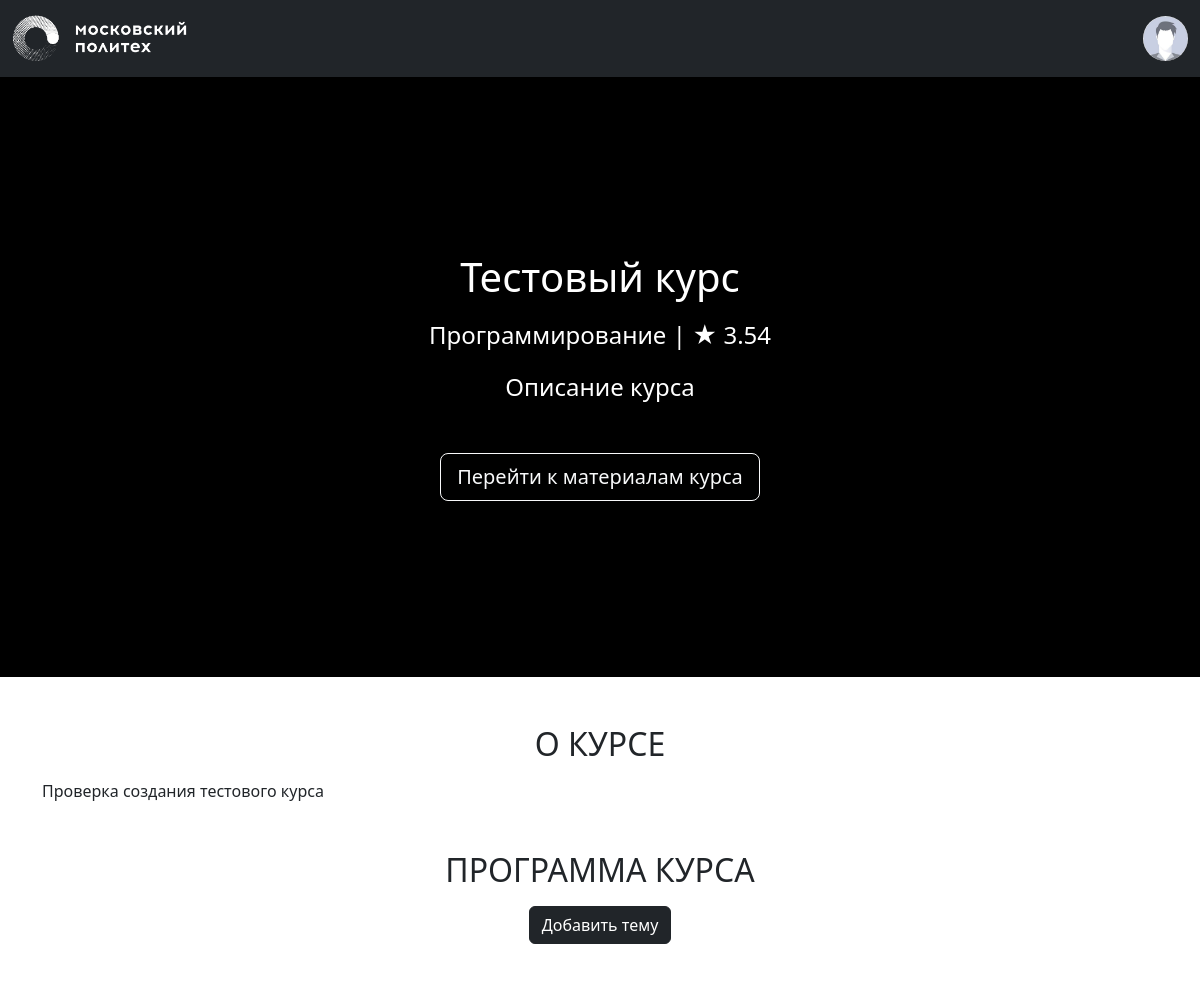
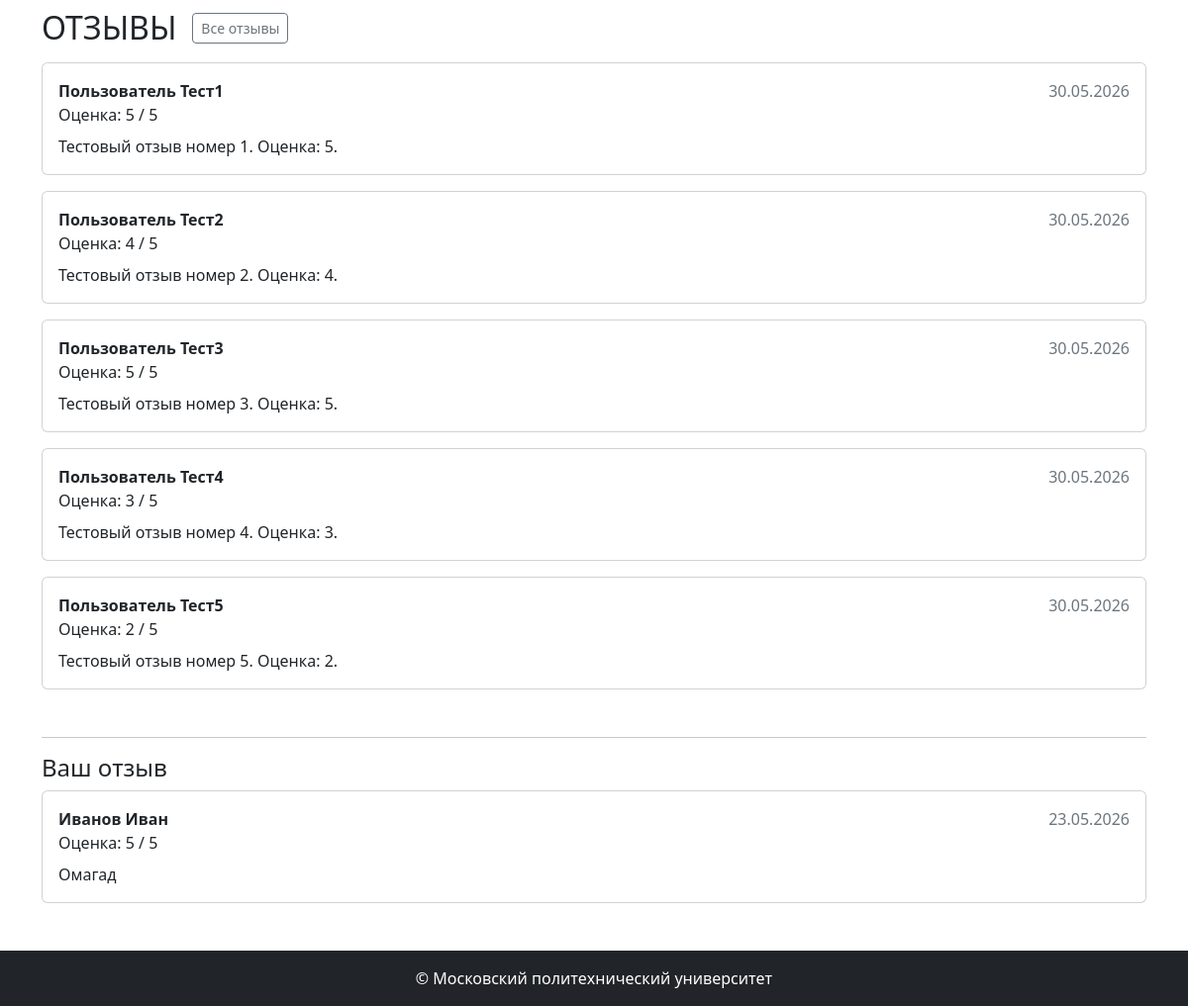
The app's page /courses/1 (signed in) with its own data (2 pictures, top to bottom).
### models.py (models this page shows, shortened)
class Image(db.Model):
    __tablename__ = 'images'
    id: Mapped[str] = mapped_column(String(100), primary_key=True)
    file_name: Mapped[str] = mapped_column(String(100))
    mime_type: Mapped[str] = mapped_column(String(100))
    md5_hash: Mapped[str] = mapped_column(String(100), unique=True)
    object_id: Mapped[Optional[int]]
    object_type: Mapped[Optional[str]] = mapped_column(String(100))
    created_at: Mapped[datetime] = mapped_column(default=datetime.now)
    @property
    def url(self):
        return url_for('image', image_id=self.id)

class Base(DeclarativeBase):
  metadata = MetaData(naming_convention={
        "ix": 'ix_%(column_0_label)s',
        "uq": "uq_%(table_name)s_%(column_0_name)s",
        "ck": "ck_%(table_name)s_%(constraint_name)s",
        "fk": "fk_%(table_name)s_%(column_0_name)s_%(referred_table_name)s",
        "pk": "pk_%(table_name)s"
    })

class Course(Base):
    __tablename__ = 'courses'
    id: Mapped[int] = mapped_column(primary_key=True)
    name: Mapped[str] = mapped_column(String(100))
    short_desc: Mapped[str] = mapped_column(Text)
    full_desc: Mapped[str] = mapped_column(Text)
    rating_sum: Mapped[int] = mapped_column(default=0)
    rating_num: Mapped[int] = mapped_column(default=0)
    category_id: Mapped[int] = mapped_column(ForeignKey("categories.id"))
    author_id: Mapped[int] = mapped_column(ForeignKey("users.id"))
    background_image_id: Mapped[str] = mapped_column(ForeignKey("images.id"))
    created_at: Mapped[datetime] = mapped_column(default=datetime.now)
    author: Mapped["User"] = relationship()
    category: Mapped["Category"] = relationship(lazy=False)
    bg_image: Mapped["Image"] = relationship()
    reviews: Mapped[List["Review"]] = relationship(back_populates="course")
    @property
    def rating(self):
        if self.rating_num > 0:
            return self.rating_sum / self.rating_num
        return 0

class Category(Base):
    __tablename__ = 'categories'
    id = mapped_column(Integer, primary_key=True)
    name: Mapped[str] = mapped_column(String(100))
    parent_id: Mapped[Optional[int]] = mapped_column(ForeignKey("categories.id"))

class Review(Base):
    __tablename__ = 'reviews'
    __table_args__ = (
        sa.UniqueConstraint('course_id', 'user_id', name='uq_reviews_course_id_user_id'),
    )
    id: Mapped[int] = mapped_column(Integer, primary_key=True)
    rating: Mapped[int] = mapped_column(Integer, nullable=False)
    text: Mapped[str] = mapped_column(Text, nullable=False)
    created_at: Mapped[datetime] = mapped_column(DateTime, default=datetime.now)
    course_id: Mapped[int] = mapped_column(ForeignKey("courses.id"))
    user_id: Mapped[int] = mapped_column(ForeignKey("users.id"))
    course: Mapped["Course"] = relationship(back_populates="reviews")
    user: Mapped["User"] = relationship()

class User(Base, UserMixin):
    __tablename__ = 'users'
    id: Mapped[int] = mapped_column(primary_key=True)
    first_name: Mapped[str] = mapped_column(String(100))
    last_name: Mapped[str] = mapped_column(String(100))
    middle_name: Mapped[Optional[str]] = mapped_column(String(100))
    login: Mapped[str] = mapped_column(String(100), unique=True)
    password_hash: Mapped[str] = mapped_column(String(200))
    created_at: Mapped[datetime] = mapped_column(default=datetime.now)
    @property
    def full_name(self):
        return ' '.join([self.last_name, self.first_name, self.middle_name or ''])

### courses.py (the view)
@bp.route('/<int:course_id>')
def show(course_id):
    course = db.get_or_404(Course, course_id)
    reviews = db.session.execute(
        db.select(Review)
        .filter_by(course_id=course_id)
        .order_by(Review.created_at.desc())
        .limit(5)
    ).scalars().all()
    user_review = get_current_user_review(course_id)
    return render_template('courses/show.html', course=course, reviews=reviews, user_review=user_review)

### auth.py (called while the page is built)
def load_user(user_id):
    user = db.session.execute(db.select(User).filter_by(id=user_id)).scalar()
    return user

### courses.py (called while the page is built)
def get_current_user_review(course_id):
    if not current_user.is_authenticated:
        return None
    return db.session.execute(
        db.select(Review)
        .filter_by(course_id=course_id, user_id=current_user.id)
        .order_by(Review.created_at.asc(), Review.id.asc())
    ).scalars().first()

### templates/courses/show.html (shortened to what this page needs)
{% extends 'base.html' %}
{% block content %}
<div class="title-area position-relative" style="background-image: url({{ course.bg_image.url }});">
    <div class="h-100 w-100 py-5 d-flex text-center position-absolute" style="background-color: rgba(0, 0, 0, 0.65);">
        <div class="m-auto">
            <h1 class="title mb-3 font-weight-bold">{{ course.name }}</h1>
            <p class="mb-3 mx-auto">
                {{ course.category.name }} | <span>★</span> <span>{{ "%.2f" | format(course.rating) }}</span>
            </p>
            <div class="container">
                <p class="description w-75 mb-5 mx-auto">
                    {{ course.short_desc }}
                </p>
            </div>
            {% if current_user.is_authenticated %}
                <a href="#" class="btn btn-outline-light btn-lg">Перейти к материалам курса</a>
            {% else %}
                <button class="btn btn-outline-light btn-lg" disabled>Записаться</button>
            {% endif %}
        </div>
    </div>
</div>
<div class="container mt-5">
    <section class="about mb-5">
        <h2 class="mb-3 text-center text-uppercase font-weight-bold">О курсе</h2>
        <p>{{ course.full_desc }}</p>
    </section>
    <section class="program mb-5">
        <h2 class="mb-3 text-center text-uppercase font-weight-bold">Программа курса</h2>
        {% if current_user.is_authenticated and current_user.id == course.author_id %}
            <div class="text-center">
                <button type="button" class="btn btn-dark">
                    Добавить тему
                </button>
            </div>
        {% endif %}
    </section>
    <section class="reviews mb-5">
        <div class="d-flex align-items-center mb-3">
            <h2 class="text-uppercase font-weight-bold mb-0">Отзывы</h2>
            <a href="{{ url_for('courses.reviews', course_id=course.id) }}" class="btn btn-outline-secondary btn-sm ms-3">Все отзывы</a>
        </div>
        {% if reviews %}
            {% for review in reviews %}
            <div class="card mb-3">
                <div class="card-body">
                    <div class="d-flex justify-content-between">
                        <strong>{{ review.user.full_name }}</strong>
                        <span class="text-muted">{{ review.created_at.strftime('%d.%m.%Y') }}</span>
                    </div>
                    <div>Оценка: {{ review.rating }} / 5</div>
                    <p class="mt-2 mb-0">{{ review.text }}</p>
                </div>
            </div>
            {% endfor %}
        {% else %}
            <p class="text-muted">Отзывов пока нет.</p>
        {% endif %}
    </section>
    {% if current_user.is_authenticated %}
    <section class="mb-5">
        <hr>
        {% if user_review %}
        <h4>Ваш отзыв</h4>
        <div class="card mb-3">
            <div class="card-body">
                <div class="d-flex justify-content-between">
                    <strong>{{ user_review.user.full_name }}</strong>
                    <span class="text-muted">{{ user_review.created_at.strftime('%d.%m.%Y') }}</span>
                </div>
                <div>Оценка: {{ user_review.rating }} / 5</div>
                <p class="mt-2 mb-0">{{ user_review.text }}</p>
            </div>
        </div>
        {% endif %}
    </section>
    {% endif %}
</div>
{% endblock %}

### templates/base.html (shortened to what this page needs)
<!doctype html>
<html lang="ru" class="h-100">
<head>
    <link href="https://cdn.jsdelivr.net/npm/bootstrap@5.2.0-beta1/dist/css/bootstrap.min.css" rel="stylesheet"
>
    <link rel="stylesheet" href="{{ url_for('static', filename='styles.css') }}">
</head>
<body class="d-flex flex-column h-100">
    <header>
        <nav class="navbar navbar-dark bg-dark">
            <div class="container-fluid">
                <div class="logo navbar-brand">
                    <a href="{{ url_for('index') }}">
                        <img class="img-fluid" src="{{ url_for('static', filename='images/polytech_logo.png') }}" alt="polytech-logo">
                    </a>
                </div>
                {% if current_user.is_authenticated %}
                    <div class="dropdown d-flex" style="width: 200px;">
                        <div class="profile ms-auto" title="{{ current_user.full_name }}" id="dropdownMenuButton" data-bs-toggle="dropdown"
                            aria-haspopup="true" aria-expanded="false">
                            <img class="img-fluid rounded-circle cursor-pointer"
                                src="{{ url_for('static', filename='images/default-profile-picture-300x300.jpeg') }}" alt="profile-pic">
                        </div>
                    </div>
                {% else %}
                    <a class="btn btn-outline-light" href="{{ url_for('auth.login') }}">Войти</a>
                {% endif %}
            </div>
        </nav>
    </header>
    <main class="main flex-grow-1">
       {% block content %}
       {% endblock %}
    </main>
    <footer class="bg-dark text-white d-flex align-items-center justify-content-center py-3">
        &copy; Московский политехнический университет
    </footer>
</body>
</html>

### static/styles.css (style rules this page uses)
.logo { max-width: 175px; }
.profile { max-width: 45px; }
.title-area { background-color: black; background-position: center; background-repeat: no-repeat; background-size: cover; color: white; font-size: 1.5rem; min-height: calc(75vh); }

### records on screen
Image: bg_image (picture)
Course: name "Тестовый курс", rating "3.54", short_desc "Описание курса", full_desc "Проверка создания тестового курса"
Category: category.name "Программирование"
Review: user.full_name "Пользователь Тест1", created_at "30.05.2026", rating "5", text "Тестовый отзыв номер 1. Оценка: 5."
Review: user.full_name "Пользователь Тест2", created_at "30.05.2026", rating "4", text "Тестовый отзыв номер 2. Оценка: 4."
Review: user.full_name "Пользователь Тест3", created_at "30.05.2026", rating "5", text "Тестовый отзыв номер 3. Оценка: 5."
Review: user.full_name "Пользователь Тест4", created_at "30.05.2026", rating "3", text "Тестовый отзыв номер 4. Оценка: 3."
Review: user.full_name "Пользователь Тест5", created_at "30.05.2026", rating "2", text "Тестовый отзыв номер 5. Оценка: 2."
User: user.full_name "Иванов Иван"
Review: created_at "23.05.2026", rating "5", text "Омагад"
